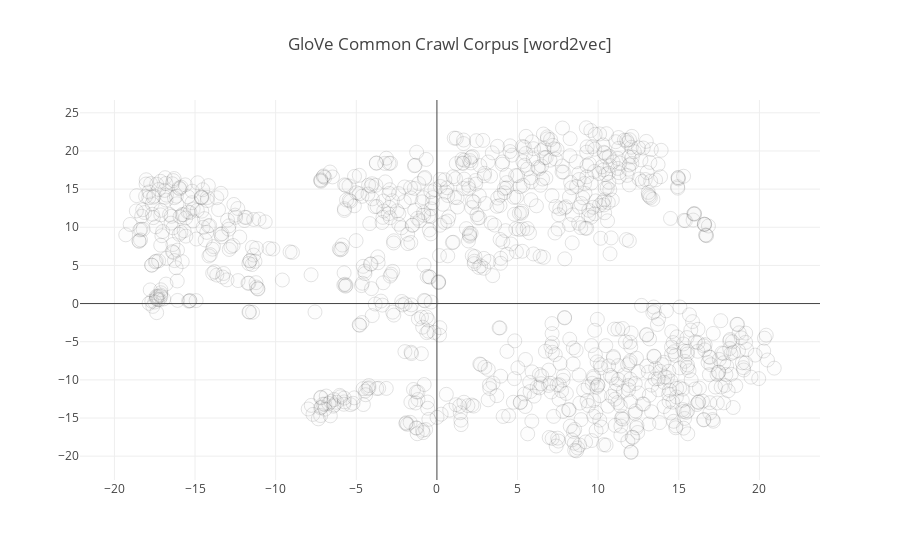

This figure's notebook cell:
### Markdown cell above
#### 1.4 Visualize model in 2D space

### Code cell
plot_word_embedding(gloVe_X_tsne, gloVe_vocab, "GloVe Common Crawl Corpus [word2vec]", False)

### Figure 1 — Plotly figure (JSON) as saved in the notebook; plotly's stock layout.template omitted (floating-point values rounded to 4 significant figures; data arrays with more than 128 entries replaced by an {"elided": "..."} marker saying what was removed)
{"data": [{"marker": {"color": "rgba(217, 217, 217, 0.14)", "line": {"width": 0.5}, "opacity": 0.3, "size": 14}, "mode": "markers", "text": null, "type": "scatter", "x": {"elided": "1000 float values"}, "y": {"elided": "1000 float values"}}], "layout": {"title": "GloVe Common Crawl Corpus [word2vec]"}}
